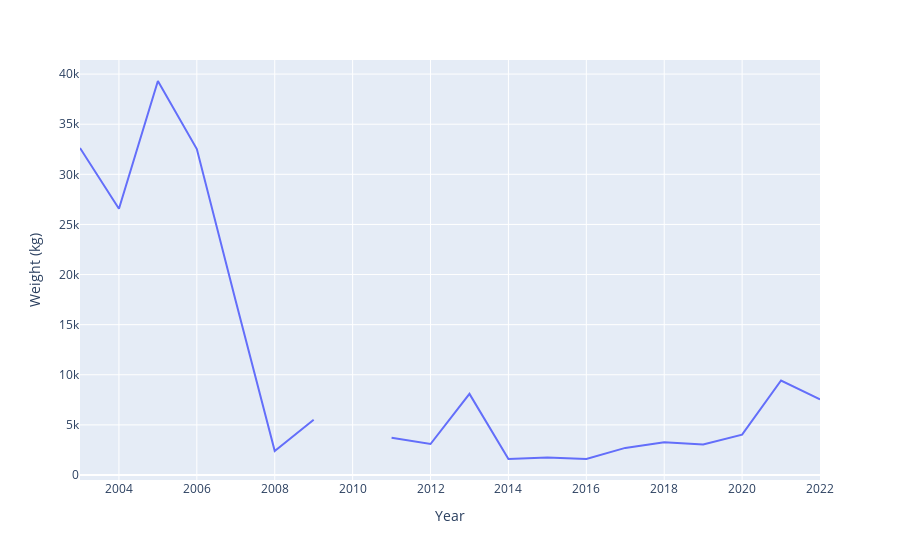

Notebook cell for this chart:
### Code cell
#Plotting the historical exports based on weight
weightExportGraph = px.line(exportData, x='Year', y='Weight (kg)')
weightExportGraph

### Figure 1 — Plotly figure (JSON) as saved in the notebook; plotly's stock layout.template omitted (floating-point values rounded to 4 significant figures)
{"data": [{"hovertemplate": "Year=%{x}<br>Weight (kg)=%{y}<extra></extra>", "legendgroup": "", "line": {"color": "#636efa", "dash": "solid"}, "marker": {"symbol": "circle"}, "mode": "lines", "name": "", "orientation": "v", "showlegend": false, "type": "scatter", "x": [2022, 2021, 2020, 2019, 2018, 2017, 2016, 2015, 2014, 2013, 2012, 2011, 2010, 2009, 2008, 2007, 2006, 2005, 2004, 2003], "xaxis": "x", "y": [7540.0, 9425.0, 4027.0, 3037.0, 3260.0, 2704.0, 1597, 1748, 1607, 8093, 3094, 3725, null, 5515, 2397, 17324, 32523, 39311, 26559, 32625], "yaxis": "y"}], "layout": {"legend": {"tracegroupgap": 0}, "margin": {"t": 60}, "xaxis": {"anchor": "y", "domain": [0, 1], "title": {"text": "Year"}}, "yaxis": {"anchor": "x", "domain": [0, 1], "title": {"text": "Weight (kg)"}}}}
